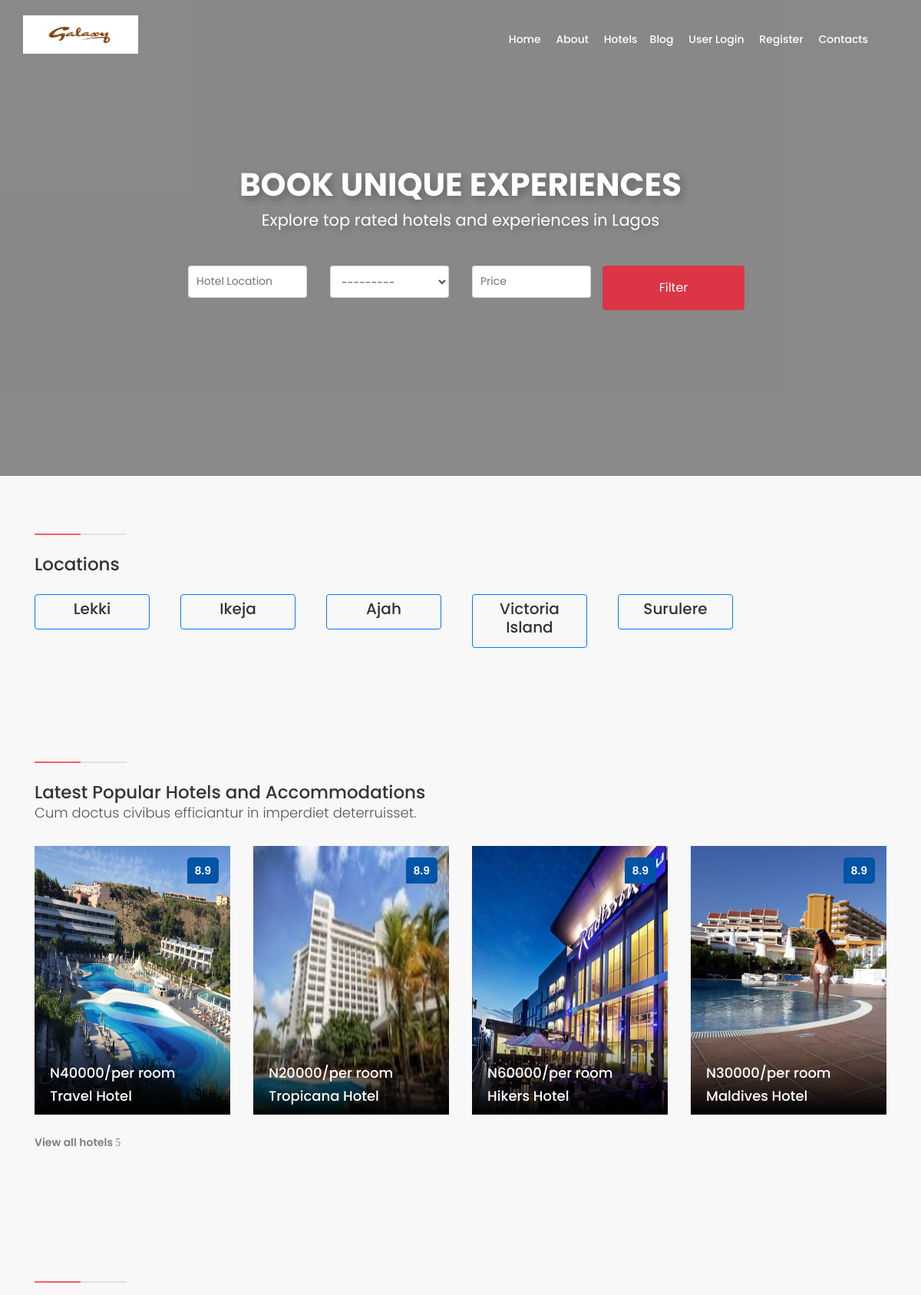
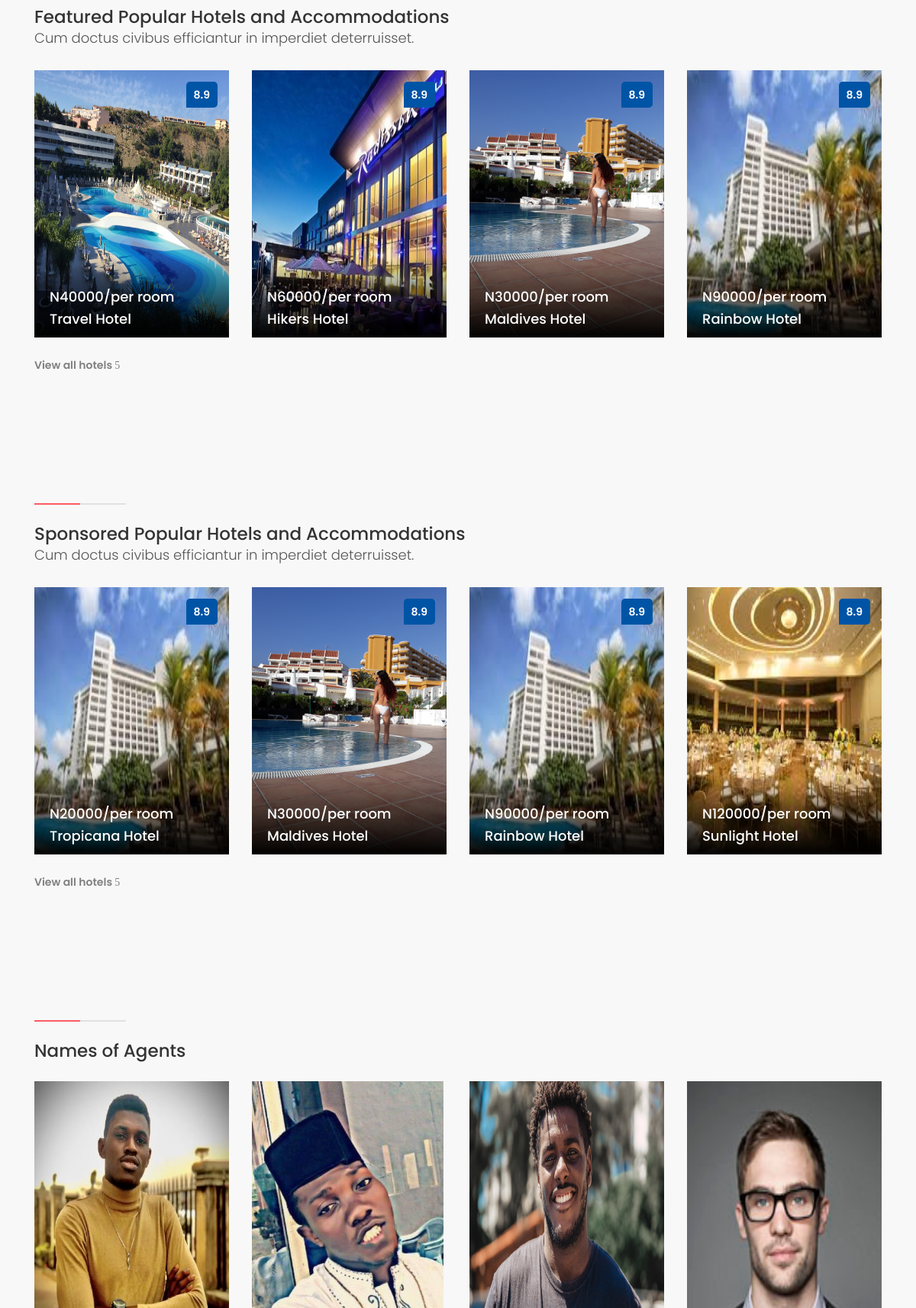
The page / (upper part) on the database its author committed (2 pictures, top to bottom).
### frontend/models.py (models this page shows, shortened)
class Location(models.Model):
    location_name = models.CharField(max_length=100, verbose_name='Location Name')
    class Meta():
        verbose_name_plural='Hotel Location'

class Hotel(models.Model):
    FEATURE = 'Feature'
    NO_FEATURE = 'No Feature'
    CHOOSE = ''
    APPEAR_HOME_FIELD=[
        (FEATURE, 'Appear on home'),
        (NO_FEATURE, "Don't show on home"),
        (CHOOSE, 'Please Choose')
    ]
    pst_title = models.CharField(max_length=150, verbose_name= 'Hotel Name')
    pst_image = models.FileField(null=True, verbose_name='Hotel Image', blank=True, upload_to='uploads/')
    pst_image1 = models.FileField(null=True, verbose_name='Hotel Image 1', blank=True, upload_to='uploads/')
    pst_image2 = models.FileField(null=True, verbose_name='Hotel Image 2', blank=True, upload_to='uploads/')
    appear_home = models.CharField(max_length=50, choices=APPEAR_HOME_FIELD, default=CHOOSE)
    price = models.IntegerField(verbose_name= 'Room Price')
    content = models.TextField()
    user = models.ForeignKey(User, on_delete=models.CASCADE)
    cat_id = models.ManyToManyField(Category, verbose_name='Category')
    location_name = models.CharField(max_length=100, verbose_name='Location Name')
    location_id = models.ManyToManyField(Location, verbose_name='Location')
    date = models.DateTimeField(auto_now_add=True)
    featured = models.BooleanField()
    sponsored = models.BooleanField()
    class Meta():
        verbose_name_plural = 'Hotel'
    def post_img(self):
        if self.pst_image:
          return self.pst_image.url

class UserProfile(models.Model):
    user_image = models.FileField(null=True, verbose_name='User Image', blank=True, upload_to='uploads/')
    user_name = models.CharField(max_length=150, verbose_name= 'User Name')
    user = models.OneToOneField(User, on_delete=models.CASCADE)
    user_number = models.CharField(max_length=20, verbose_name= 'Founder Number')
    user_email = models.EmailField(max_length=150, verbose_name= 'Founder Email')
    def post_img(self):
        if self.user_image:
          return self.user_image.url

### frontend/views.py (the view)
# urls.py: path('', views.index, name='index'),
def index(request):
    news = Blog.objects.order_by('-date')[:4]
    latest = Hotel.objects.order_by('-date')[:4]
    featured = Hotel.objects.order_by('-date').filter(featured=True)[:4]
    sponsored = Hotel.objects.order_by('-date').filter(sponsored=True)[:4]
    agents = UserProfile.objects.all()
    location = Location.objects.all()
    query_form = FilterForm(request.GET)
    context = {
        'latest': latest,
        'news': news,
        'featured': featured,
        'sponsored': sponsored,
        'agents': agents,
        'location': location,
        'queryf': query_form
    }
    if request.method == 'POST':
        email = request.POST["email"]
        new_signup = Signup()
        new_signup.email = email
        new_signup.save()
    return render(request, 'frontend/index.html', context)

### backend/forms.py
class FilterForm(forms.ModelForm):
    location = forms.CharField(label='Hotel Location', widget=forms.TextInput(
        attrs={'class': 'form-control', 'placeholder': 'Hotel Location'}))
    category = forms.ModelChoiceField(
        queryset=Category.objects.all(),
        widget=forms.Select(attrs={'class': 'form-control'}))
    price = forms.CharField(label='Price*', widget=forms.TextInput(
        attrs={'class': 'form-control', 'placeholder': 'Price'}))
    class Meta():
        fields = ['price',  'cat_id', 'location_name']
        model = Hotel

### frontend/models.py (called while the page is built)
    def __str__(self):
        return self.cat_name

    def blog_img(self):
        if self.blg_image:
          return self.blg_image.url

### templates/frontend/index.html (shortened to what this page needs)
{% extends 'frontend/base.html' %}
{% load static %}
{% block content %}
<main>
	<section class="hero_single version_2">
		<div class="wrapper">
			<div class="container">
				<h3>Book unique experiences</h3>
				<p>Explore top rated hotels and experiences in Lagos</p>
				<div>
					<form method="GET" class="" action="{% url 'frontend:filtersearch' %}">
						<div class="container">
							<div class="row">
								<div class="form-group col-lg-2 offset-lg-2" name="q">
									{{ queryf.location }}
								</div>
								<div class="form-group col-lg-2" name="q">
									{{ queryf.category }}
								</div>
								<div class="form-group col-lg-2" name="q"name="q">
									{{ queryf.price }}
								</div>
								<input type="submit" class="btn btn-danger col-lg-2" value="Filter">
							</div>
						</div>
					</form>
				</div>
			</div>
		</div>
	</section>
	<div class="container container-custom margin_30_95">
		<br>
		<br>
		<div class="main_title_3">
			<span><em></em></span>
			<h2>Locations</h2>
		</div>
		<div class="row">
			{% if location %}
				{% for loc in location %}
				<div class="col-md-2 col-lg-2">
					<button class="btn btn-outline-primary text-center" style="width: 150px;">
						<a href="{%url 'frontend:post_from_location' loc.id %}"><h5>{{loc.location_name}}</h5></a>
					</button>
				</div>
				{% endfor %}
			{% endif %}
		</div>
	</div>
	<br>
	<div class="container container-custom margin_30_95">
		<section class="add_bottom_45">
			<div class="main_title_3">
				<span><em></em></span>
				<h2>Latest Popular Hotels and Accommodations</h2>
				<p>Cum doctus civibus efficiantur in imperdiet deterruisset.</p>
			</div>
				<div class="row">
					{% if latest %}
						{% for l in latest%}
							<div class="col-xl-3 col-lg-6 col-md-6">
								<a href="{% url 'frontend:hotel_detail' l.id %}" class="grid_item">
									<figure>
										<div class="score"><strong>8.9</strong></div>
										<img src="{{ l.post_img }}" class="img-fluid" style="height: 350px;">
										<div class="info">
											<div class="cat_star"><i class="icon_star"></i><i class="icon_star"></i><i class="icon_star"></i><i class="icon_star"></i></div>
											<h3>N{{ l.price }}/per room</h3>
											<h3>{{ l.pst_title }}</h3>
										</div>
									</figure>
								</a>
							</div>
						{% endfor %}
					{% endif %}
				</div>
			<a href="{%url 'frontend:hotel' %}"><strong>View all hotels <i class="arrow_carrot-right"></i></strong></a>
		</section>
	</div>
	<div class="container container-custom margin_30_95">
		<section class="add_bottom_45">
			<div class="main_title_3">
				<span><em></em></span>
				<h2>Featured Popular Hotels and Accommodations</h2>
				<p>Cum doctus civibus efficiantur in imperdiet deterruisset.</p>
			</div>
			<div class="row">
				{% if featured %}
					{% for f in featured %}
						<div class="col-xl-3 col-lg-6 col-md-6">
							<a href="{% url 'frontend:hotel_detail' f.id %}" class="grid_item">
								<figure>
									<div class="score"><strong>8.9</strong></div>
									<img src="{{ f.post_img }}" class="img-fluid" style="height: 350px;">
									<div class="info">
										<div class="cat_star"><i class="icon_star"></i><i class="icon_star"></i><i class="icon_star"></i><i class="icon_star"></i></div>
											<h3>N{{ f.price }}/per room</h3>
										<h3>{{ f.pst_title }}</h3>
									</div>
								</figure>
							</a>
						</div>
					{% endfor %}
				{% endif %}
			</div>
			<a href="{%url 'frontend:hotel' %}"><strong>View all hotels <i class="arrow_carrot-right"></i></strong></a>
		</section>
	</div>
	<div class="container container-custom margin_30_95">
		<section class="add_bottom_45">
			<div class="main_title_3">
				<span><em></em></span>
					<h2>Sponsored Popular Hotels and Accommodations</h2>
						<p>Cum doctus civibus efficiantur in imperdiet deterruisset.</p>
			</div>
			<div class="row">
				{% if sponsored %}
					{% for s in sponsored %}
						<div class="col-xl-3 col-lg-6 col-md-6">
							<a href="{% url 'frontend:hotel_detail' s.id %}" class="grid_item">
								<figure>
									<div class="score"><strong>8.9</strong></div>
									<img src="{{ s.post_img }}" class="img-fluid" style="height: 350px;">
									<div class="info">
										<div class="cat_star"><i class="icon_star"></i><i class="icon_star"></i><i class="icon_star"></i><i class="icon_star"></i></div>
										<h3>N{{ s.price }}/per room</h3>
										<h3>{{ s.pst_title }}</h3>
									</div>
								</figure>
							</a>
						</div>
					{% endfor %}
				{% endif %}
			</div>
			<a href="{%url 'frontend:hotel' %}"><strong>View all hotels <i class="arrow_carrot-right"></i></strong></a>
				</section>
	</div>
	<div class="container container-custom margin_30_95">
		<section class="add_bottom_45">
			<div class="main_title_3">
				<span><em></em></span>
					<h2>Names of Agents</h2>
			</div>
			<div class="row">
					{% for s in agents %}
						<div class="col-xl-3 col-lg-6 col-md-6">
								<figure>
									<img src="{{ s.post_img }}" class="img-fluid" style="height: 350px;">
								</figure>
						</div>
					{% endfor %}
			</div>
				</section>
	</div>
	</div>
{% endblock %}

### rows shown on the page
Location: location_name "Lekki"
Location: location_name "Ikeja"
Location: location_name "Ajah"
Location: location_name "Victoria Island"
Location: location_name "Surulere"
Hotel: post_img (picture), price "40000", pst_title "Travel Hotel"
Hotel: post_img (picture), price "20000", pst_title "Tropicana Hotel"
Hotel: post_img (picture), price "60000", pst_title "Hikers Hotel"
Hotel: post_img (picture), price "30000", pst_title "Maldives Hotel"
Hotel: post_img (picture), price "90000", pst_title "Rainbow Hotel"
Hotel: post_img (picture), price "120000", pst_title "Sunlight Hotel"
UserProfile: post_img (picture)
UserProfile: post_img (picture)
UserProfile: post_img (picture)
UserProfile: post_img (picture)
